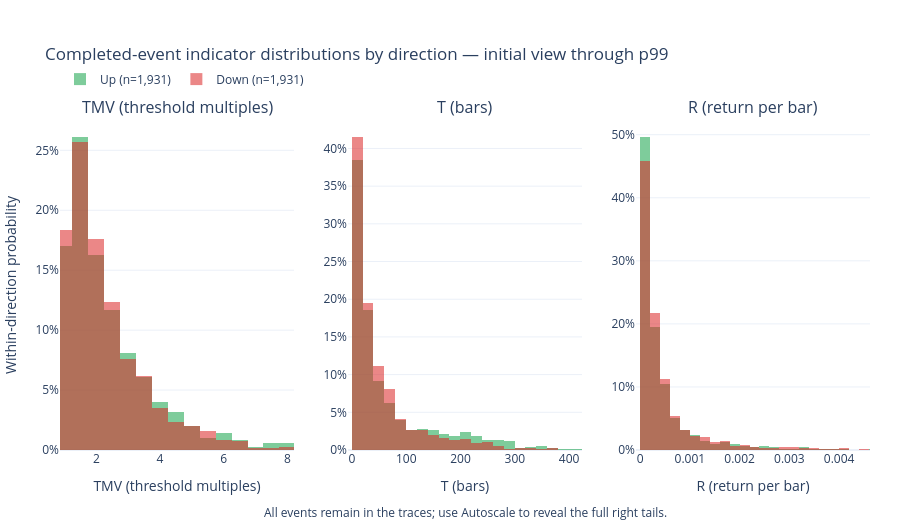

This figure's notebook cell:
### Markdown cell above
### Direction-conditioned distributions

Each histogram is normalized within direction, so up and down shapes remain comparable even if their event counts differ. The initial x-axis view ends at the full-sample 99th percentile; Plotly's **Autoscale** button reveals all tail observations.

### Code cell
distribution_fig = plot_dc_indicator_distributions(events)
distribution_fig.show()

### Figure 1 — Plotly figure (JSON) as saved in the notebook; plotly's stock layout.template omitted (floating-point values rounded to 4 significant figures; data arrays with more than 128 entries replaced by an {"elided": "..."} marker saying what was removed)
{"data": [{"bingroup": "tmv", "histnorm": "probability", "hovertemplate": "value=%{x:.6g}<br>within-direction share=%{y:.2%}<extra></extra>", "legendgroup": "up", "marker": {"color": "#16a34a"}, "name": "Up (n=1,931)", "nbinsx": 60, "opacity": 0.55, "showlegend": true, "type": "histogram", "x": {"elided": "1931 float values"}, "xaxis": "x", "yaxis": "y"}, {"bingroup": "tmv", "histnorm": "probability", "hovertemplate": "value=%{x:.6g}<br>within-direction share=%{y:.2%}<extra></extra>", "legendgroup": "down", "marker": {"color": "#dc2626"}, "name": "Down (n=1,931)", "nbinsx": 60, "opacity": 0.55, "showlegend": true, "type": "histogram", "x": {"elided": "1931 float values"}, "xaxis": "x", "yaxis": "y"}, {"bingroup": "t", "histnorm": "probability", "hovertemplate": "value=%{x:.6g}<br>within-direction share=%{y:.2%}<extra></extra>", "legendgroup": "up", "marker": {"color": "#16a34a"}, "name": "Up (n=1,931)", "nbinsx": 60, "opacity": 0.55, "showlegend": false, "type": "histogram", "x": {"elided": "1931 int values"}, "xaxis": "x2", "yaxis": "y2"}, {"bingroup": "t", "histnorm": "probability", "hovertemplate": "value=%{x:.6g}<br>within-direction share=%{y:.2%}<extra></extra>", "legendgroup": "down", "marker": {"color": "#dc2626"}, "name": "Down (n=1,931)", "nbinsx": 60, "opacity": 0.55, "showlegend": false, "type": "histogram", "x": {"elided": "1931 int values"}, "xaxis": "x2", "yaxis": "y2"}, {"bingroup": "r", "histnorm": "probability", "hovertemplate": "value=%{x:.6g}<br>within-direction share=%{y:.2%}<extra></extra>", "legendgroup": "up", "marker": {"color": "#16a34a"}, "name": "Up (n=1,931)", "nbinsx": 60, "opacity": 0.55, "showlegend": false, "type": "histogram", "x": {"elided": "1931 float values"}, "xaxis": "x3", "yaxis": "y3"}, {"bingroup": "r", "histnorm": "probability", "hovertemplate": "value=%{x:.6g}<br>within-direction share=%{y:.2%}<extra></extra>", "legendgroup": "down", "marker": {"color": "#dc2626"}, "name": "Down (n=1,931)", "nbinsx": 60, "opacity": 0.55, "showlegend": false, "type": "histogram", "x": {"elided": "1931 float values"}, "xaxis": "x3", "yaxis": "y3"}], "layout": {"annotations": [{"font": {"size": 16}, "showarrow": false, "text": "TMV (threshold multiples)", "x": 0.1444, "xanchor": "center", "xref": "paper", "y": 1.0, "yanchor": "bottom", "yref": "paper"}, {"font": {"size": 16}, "showarrow": false, "text": "T (bars)", "x": 0.5, "xanchor": "center", "xref": "paper", "y": 1.0, "yanchor": "bottom", "yref": "paper"}, {"font": {"size": 16}, "showarrow": false, "text": "R (return per bar)", "x": 0.8556, "xanchor": "center", "xref": "paper", "y": 1.0, "yanchor": "bottom", "yref": "paper"}, {"showarrow": false, "text": "All events remain in the traces; use Autoscale to reveal the full right tails.", "x": 0.5, "xref": "paper", "y": -0.22, "yref": "paper"}], "barmode": "overlay", "height": 520, "hovermode": "closest", "legend": {"orientation": "h", "x": 0.0, "xanchor": "left", "y": 1.08, "yanchor": "bottom"}, "margin": {"b": 70, "l": 60, "r": 30, "t": 120}, "title": {"text": "Completed-event indicator distributions by direction — initial view through p99"}, "xaxis": {"anchor": "y", "domain": [0.0, 0.2889], "range": [0.8591, 8.208], "title": {"text": "TMV (threshold multiples)"}}, "xaxis2": {"anchor": "y2", "domain": [0.3556, 0.6444], "range": [-7.287, 423.6], "title": {"text": "T (bars)"}}, "xaxis3": {"anchor": "y3", "domain": [0.7111, 1.0], "range": [-8.189e-05, 0.004621], "title": {"text": "R (return per bar)"}}, "yaxis": {"anchor": "x", "domain": [0.0, 1.0], "tickformat": ".0%", "title": {"text": "Within-direction probability"}}, "yaxis2": {"anchor": "x2", "domain": [0.0, 1.0], "tickformat": ".0%"}, "yaxis3": {"anchor": "x3", "domain": [0.0, 1.0], "tickformat": ".0%"}}}
